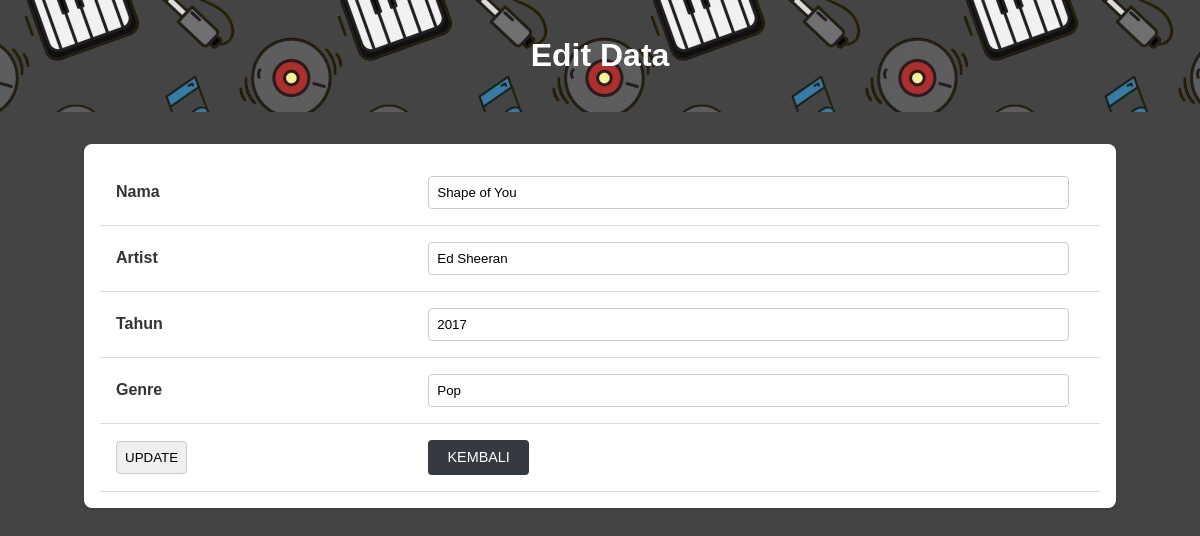
/koneksi-crud.php?aksi=Edit&id=11 (signed in), run on the app's committed database.
### tables this page shows
CREATE TABLE `daftarlagu` (
  `id` int(11) NOT NULL,
  `nama` varchar(50) NOT NULL,
  `artist` varchar(50) NOT NULL,
  `tahun` int(4) NOT NULL,
  `genre` varchar(15) NOT NULL
);

### edit-data.php (the view, shortened to what this page needs)
<?PHP
if (isset($_SESSION['name'])) {
?>
    <!DOCTYPE html PUBLIC "-//W3C//DTD XHTML 1.0 Strict//EN" "http://www.w3.org/TR/xhtml1/DTD/xhtml1-strict.dtd">
    <html xmlns="http://www.w3.org/1999/xhtml" xml:lang="en" lang="en">
    <head>
        <link rel="stylesheet" href="styles-forms.css">
    </head>
    <body>
        <header>
            <h1>Edit Data</h1>
        </header>
        <main>
            <form action="<?php echo $_SERVER['PHP_SELF']; ?>" method="post">
                <table>
                    <tr>
                        <td class="labelcell"><strong>Nama</strong></td>
                        <td class="fieldcell"><input type="text" class="input" id="nama" name="nama" value="<?php echo $nama; ?>" /></td>
                    </tr>
                    <tr>
                        <td class="labelcell"><strong>Artist</strong></td>
                        <td class="fieldcell"><input type="text" class="input" id="artist" name="artist" value="<?php echo $artist; ?>" /></td>
                    </tr>
                    <tr>
                        <td class="labelcell"><strong>Tahun</strong></td>
                        <td class="fieldcell"><input type="text" class="input" id="tahun" name="tahun" value="<?php echo $tahun; ?>" /></td>
                    </tr>
                    <tr>
                        <td class="labelcell"><strong>Genre</strong></td>
                        <td class="fieldcell"><input type="text" class="input" id="genre" name="genre" value="<?php echo $genre; ?>" /></td>
                    </tr>
                    <tr>
                        <td colspan="1">
                            <input type="submit" name="Aksi" value="UPDATE" class="button" />
                        </td>
                        <td>
                            <a href="koneksi-crud.php?aksi=Home" class="btn btn-logout"> KEMBALI </a>
                        </td>
                    </tr>
                </table>
            </form>
        </main>
    </body>
    </html>
<?PHP
} else {
    echo "Anda belum Login ! <a href='login.php'>Klik di sini untuk login</a>";
}
?>

### styles-forms.css (style rules this page uses)
body { font-family: Arial, sans-serif; margin: 0; padding: 0; background-color:rgb(68, 68, 68); background-size: 500px; color: #333; background-repeat: repeat-x repeat-y; }
header { background-image: url("images/music.png"); background-repeat: repeat-x; background-color: #444; color: white; padding: 1rem 0; text-align: center; }
.input { width: 95%; }
main { max-width: 1000px; margin: 2rem auto; padding: 1rem; background: white; border-radius: 8px; box-shadow: 0 2px 5px rgba(0, 0, 0, 0.1); }
form { display: flex; flex-direction: column; gap: 1rem; }
form input, form select, form button { padding: 0.5rem; border: 1px solid #ccc; border-radius: 4px; }
table { width: 100%; border-collapse: collapse; }
table th, table td { padding: 1rem; text-align: left; border-bottom: 1px solid #ddd; }
.btn { display: inline-block; font-size: 0.9rem; text-align: center; }
.btn-logout { color: white; background-color: #343a40; padding: 0.6rem 1.2rem; text-decoration: none; border-radius: 4px; }

### data on the page
daftarlagu: nama "Shape of You", artist "Ed Sheeran", tahun "2017", genre "Pop"
